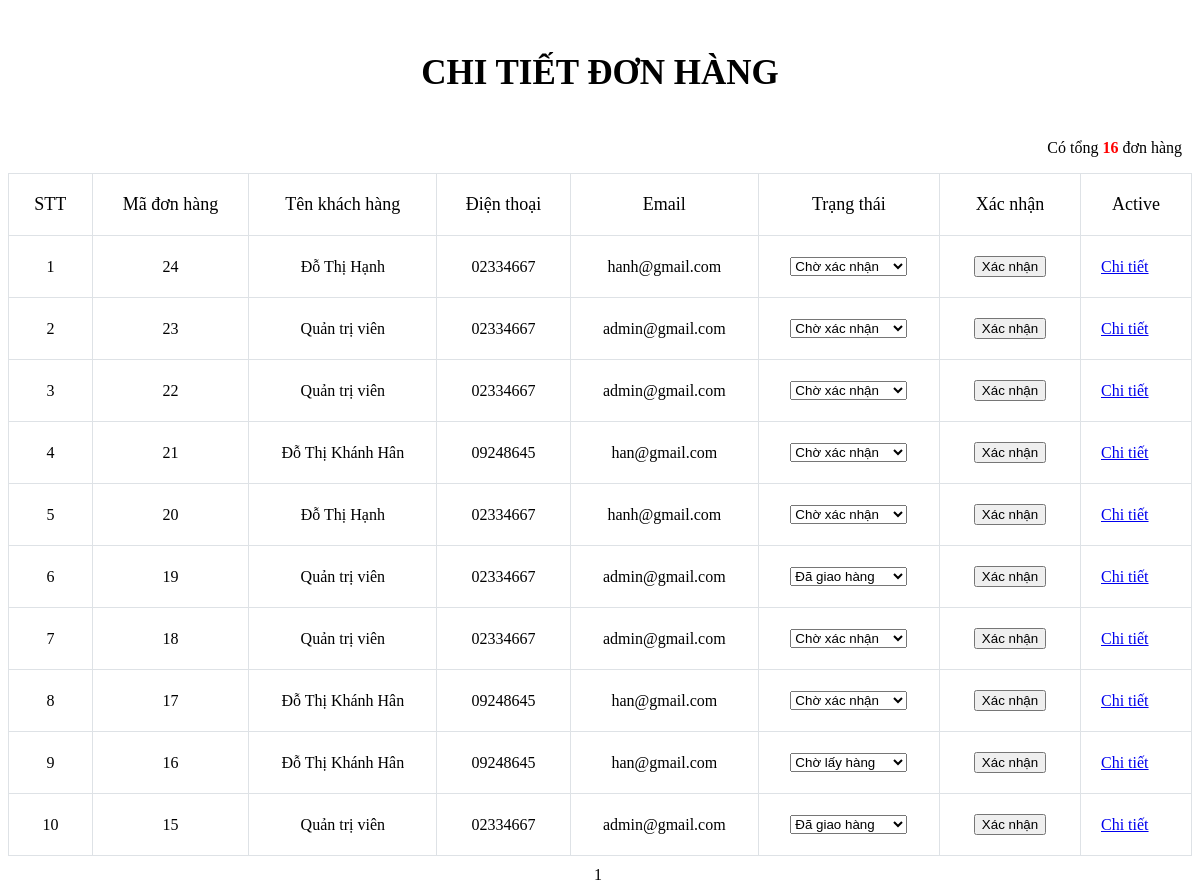
Screenshot of /admin/ql_donhang.php with the database file from the repository.
### tables this page shows
CREATE TABLE `hoadon` (
  `idhd` int NOT NULL,
  `idkh` int NOT NULL,
  `ngaymua` date NOT NULL,
  `noidung` varchar(50) NOT NULL,
  `phuongthuctt` int NOT NULL,
  `trangthai` int NOT NULL DEFAULT '0'
);

CREATE TABLE `khachhang` (
  `idkh` int NOT NULL,
  `tenkh` varchar(50) NOT NULL,
  `tendangnhap` varchar(50) NOT NULL,
  `password` varchar(50) NOT NULL,
  `quyentruycap` int NOT NULL,
  `diachikh` varchar(50) NOT NULL,
  `sdtkh` int NOT NULL,
  `mstkh` int NOT NULL,
  `emailkh` varchar(50) NOT NULL
);

### admin/ql_donhang.php (the view, shortened to what this page needs)
<link rel = "stylesheet"href = "hienthi_sp.css">
<?php
  include('../conect/ketnoi.php');
  $select = "SELECT * FROM hoadon dh INNER JOIN khachhang nd ON dh.idkh = nd.idkh";
  $query = mysqli_query($con,$select);
  $dem = mysqli_num_rows($query);
?>
<table class="table table-bordered" style="text-align: center;">
    <div class="quanlysp">
    <h3 style="text-align: center;  margin-bottom:30px; font-size: 35px; font-weight:bold;">CHI TIẾT ĐƠN HÀNG</h3>
        <p>Có tổng <font color=red><b><?php echo $dem ?></b></font> đơn hàng</p><br>
    </div>
    <table style="background-color: #fff;">
        <tr class='tieude_hienthi_sp' >
            <td>STT</td>
            <td>Mã đơn hàng</td>
            <td stype="width: 30%;">Tên khách hàng</td>
            <td>Điện thoại</td>
            <td>Email</td>
            <td>Trạng thái</td>
            <td>Xác nhận</td>
            <td colspan=2>Active</td>
        </tr>
        <?php
        if(!isset($_GET['page'])){
            $page = 1;
        }else {
            $page = $_GET['page'];
        }
        $max_results = 10;
        $from = (($page * $max_results)- $max_results);
        $sql = mysqli_query($con,"SELECT * FROM hoadon dh INNER JOIN khachhang nd ON dh.idkh = nd.idkh ORDER BY idhd DESC LIMIT $from , $max_results ");
        if($dem > 0){
            $i = 1;
            while($bien = mysqli_fetch_array($sql))
            {
        ?>
        <tr class='noidung_hienthi_sp'>
        <form action="index.php?admin=xulyhd&madh=<?php echo $bien['idhd']; ?>" method="post">
                <td ><?php  echo $i ?></td>
                <td align="left"><?php echo $bien['idhd'] ?></td>
                <td align="left"><?php echo $bien['tenkh'] ?></td>
                <td >0<?php echo $bien['sdtkh'] ?></td>
                <td ><?php echo $bien['emailkh'] ?></td>
                <td >
                    <select name="status" id="">
                    <?php
                        $sql_s = "SELECT * FROM s_status";
                        $qk_s = mysqli_query($con, $sql_s);
                        while($row_s = mysqli_fetch_array($qk_s)){
                            if($bien['trangthai']==$row_s['id']){
                                echo "<option value='$row_s[id]' selected='selected' >$row_s[tenStatus]</option>";
                            }else{
                                echo "<option value='$row_s[id]'>$row_s[tenStatus]</option>";
                            }
                        }
                    ?>
                    </select>
                </td>
                <td style="width:100px;"><button type="submit" class="btn btn-primary">Xác nhận</button>
                <td style="width:70px;"><a href="index.php?admin=chitiethoadon&madh=<?php echo $bien['idhd']; ?> " style="float:left;" class="btn btn-danger">Chi tiết</a>
                </td>
			</form>
        </tr>
        <?php
        $i++;}
        }else echo "<tr><td colspan='6'> không có sản phẩm trong CSDL</td></tr>";
        ?>
    </table>
    <div id="phantrang_sp">
		<?php
			$total_results = mysqli_num_rows(mysqli_query($con,"SELECT COUNT(*) as Num FROM hoadon"));
			$total_pages = ceil($total_results / $max_results);
			for($i = 1; $i <= $total_pages; $i++){
			if(($page) == $i){
			echo "$i&nbsp;";
			} else {
			echo "<a href=\"".$_SERVER['PHP_SELF']."?admin=hienthihd&page=$i\"><button class='so'>$i</button></a>&nbsp;";
			}
			}
		?>
	</div>
</table>

### admin/hienthi_sp.css (style rules this page uses)
.quanlysp { padding:10px 10px; }
.quanlysp p { float:right; }
table { text-align:center; width:100%; height:auto; border-collapse:collapse; }
tr td { border:1px solid #DEE2E6; text-align: center; padding: 20px; }
tr.tieude_hienthi_sp td { color:black; background: #fff; height:30px; font-size:18px; }
#phantrang_sp { text-align: center; padding-top:10px; }

### rows the page displays
hoadon: idhd "24", khachhang.tenkh "Đỗ Thị Hạnh", khachhang.sdtkh "2334667", khachhang.emailkh "hanh@gmail.com"
hoadon: idhd "23", khachhang.tenkh "Quản trị viên", khachhang.sdtkh "2334667", khachhang.emailkh "admin@gmail.com"
hoadon: idhd "22", khachhang.tenkh "Quản trị viên", khachhang.sdtkh "2334667", khachhang.emailkh "admin@gmail.com"
hoadon: idhd "21", khachhang.tenkh "Đỗ Thị Khánh Hân", khachhang.sdtkh "9248645", khachhang.emailkh "han@gmail.com"
hoadon: idhd "20", khachhang.tenkh "Đỗ Thị Hạnh", khachhang.sdtkh "2334667", khachhang.emailkh "hanh@gmail.com"
hoadon: idhd "19", khachhang.tenkh "Quản trị viên", khachhang.sdtkh "2334667", khachhang.emailkh "admin@gmail.com"
hoadon: idhd "18", khachhang.tenkh "Quản trị viên", khachhang.sdtkh "2334667", khachhang.emailkh "admin@gmail.com"
hoadon: idhd "17", khachhang.tenkh "Đỗ Thị Khánh Hân", khachhang.sdtkh "9248645", khachhang.emailkh "han@gmail.com"
hoadon: idhd "16", khachhang.tenkh "Đỗ Thị Khánh Hân", khachhang.sdtkh "9248645", khachhang.emailkh "han@gmail.com"
hoadon: idhd "15", khachhang.tenkh "Quản trị viên", khachhang.sdtkh "2334667", khachhang.emailkh "admin@gmail.com"

### other values shown
$dem "16"
form field status "Chờ xác nhận"
form field status "Đã giao hàng"
form field status "Chờ lấy hàng"
